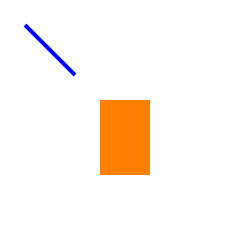

Source code (Python):
#!/usr/bin/env python

import cairo

def main():
    surface = cairo.ImageSurface(cairo.FORMAT_ARGB32,250,250)
    ctx = cairo.Context(surface)

    ctx.set_source_rgba(1,1,1,1)
    ctx.rectangle(0,0,250,250)
    ctx.fill()
    ctx.stroke()

    ctx.set_source_rgba(0, 0, 1, 1)
    ctx.set_line_width(4)
    ctx.move_to(25,25)
    ctx.line_to(75,75)
    ctx.stroke()

    ctx.set_source_rgba(1, 0.5, 0, 1)
    ctx.rectangle(100,100,50,75)
    ctx.fill()
    ctx.stroke()


    surface.write_to_png("pycairo_basics.png")


if __name__ == "__main__":
    main()
